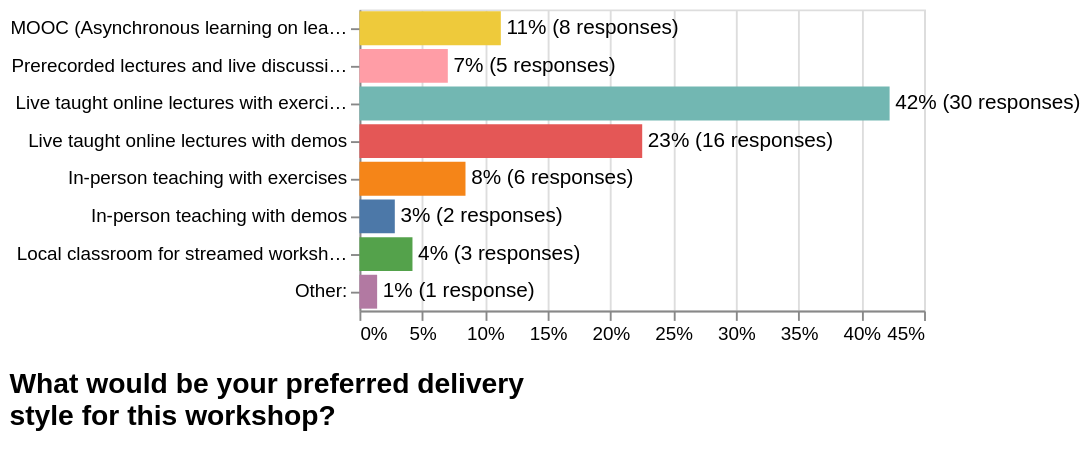

Notebook source saved alongside this figure:
### Code cell
question = "What would be your preferred delivery style for this workshop?"
order = [
    "MOOC (Asynchronous learning on learning platform)",
    "Prerecorded lectures and live discussion sessions",
    "Live taught online lectures with exercises",
    "Live taught online lectures with demos",
    "In-person teaching with exercises",
    "In-person teaching with demos",
    "Local classroom for streamed workshop with exercises"
]

plot(data, question, order, "pre-recorded-or-live-or-in-person.png")

### Figure 1 — Vega-Lite specification as saved in the notebook (floating-point values rounded to 4 significant figures)
{"config": {"view": {"continuousWidth": 300, "continuousHeight": 300}, "title": {"anchor": "start", "fontSize": 15, "offset": 15, "orient": "bottom", "subtitleColor": "gray", "subtitleFontSize": 15}}, "layer": [{"mark": {"type": "bar"}, "encoding": {"color": {"field": "options", "legend": null, "type": "nominal"}, "x": {"axis": {"format": ".0%", "title": null}, "field": "percentage", "type": "quantitative"}, "y": {"axis": {"labels": true, "title": null}, "field": "options", "sort": ["MOOC (Asynchronous learning on learning platform)", "Prerecorded lectures and live discussion sessions", "Live taught online lectures with exercises", "Live taught online lectures with demos", "In-person teaching with exercises", "In-person teaching with demos", "Local classroom for streamed workshop with exercises"], "type": "nominal"}}, "title": {"text": ["What would be your preferred delivery", "style for this workshop?"], "subtitle": []}}, {"mark": {"type": "text", "align": "left", "baseline": "middle", "dx": 3}, "encoding": {"text": {"field": "formatted", "type": "nominal"}, "x": {"field": "percentage", "type": "quantitative"}, "y": {"field": "options", "sort": ["MOOC (Asynchronous learning on learning platform)", "Prerecorded lectures and live discussion sessions", "Live taught online lectures with exercises", "Live taught online lectures with demos", "In-person teaching with exercises", "In-person teaching with demos", "Local classroom for streamed workshop with exercises"], "type": "nominal"}}}], "data": {"name": "data-a0d2d983053ce01da4105b758a98600a"}, "$schema": "https://vega.github.io/schema/vega-lite/v5.20.1.json", "datasets": {"data-a0d2d983053ce01da4105b758a98600a": [{"options": "In-person teaching with exercises", "counts": 6, "percentage": 0.08451, "formatted": "8% (6 responses)"}, {"options": "Live taught online lectures with demos", "counts": 16, "percentage": 0.2254, "formatted": "23% (16 responses)"}, {"options": "Live taught online lectures with exercises", "counts": 30, "percentage": 0.4225, "formatted": "42% (30 responses)"}, {"options": "Local classroom for streamed workshop with exercises", "counts": 3, "percentage": 0.04225, "formatted": "4% (3 responses)"}, {"options": "Prerecorded lectures and live discussion sessions", "counts": 5, "percentage": 0.07042, "formatted": "7% (5 responses)"}, {"options": "MOOC (Asynchronous learning on learning platform)", "counts": 8, "percentage": 0.1127, "formatted": "11% (8 responses)"}, {"options": "In-person teaching with demos", "counts": 2, "percentage": 0.02817, "formatted": "3% (2 responses)"}, {"options": "Other:", "counts": 1, "percentage": 0.01408, "formatted": "1% (1 response)"}]}}
